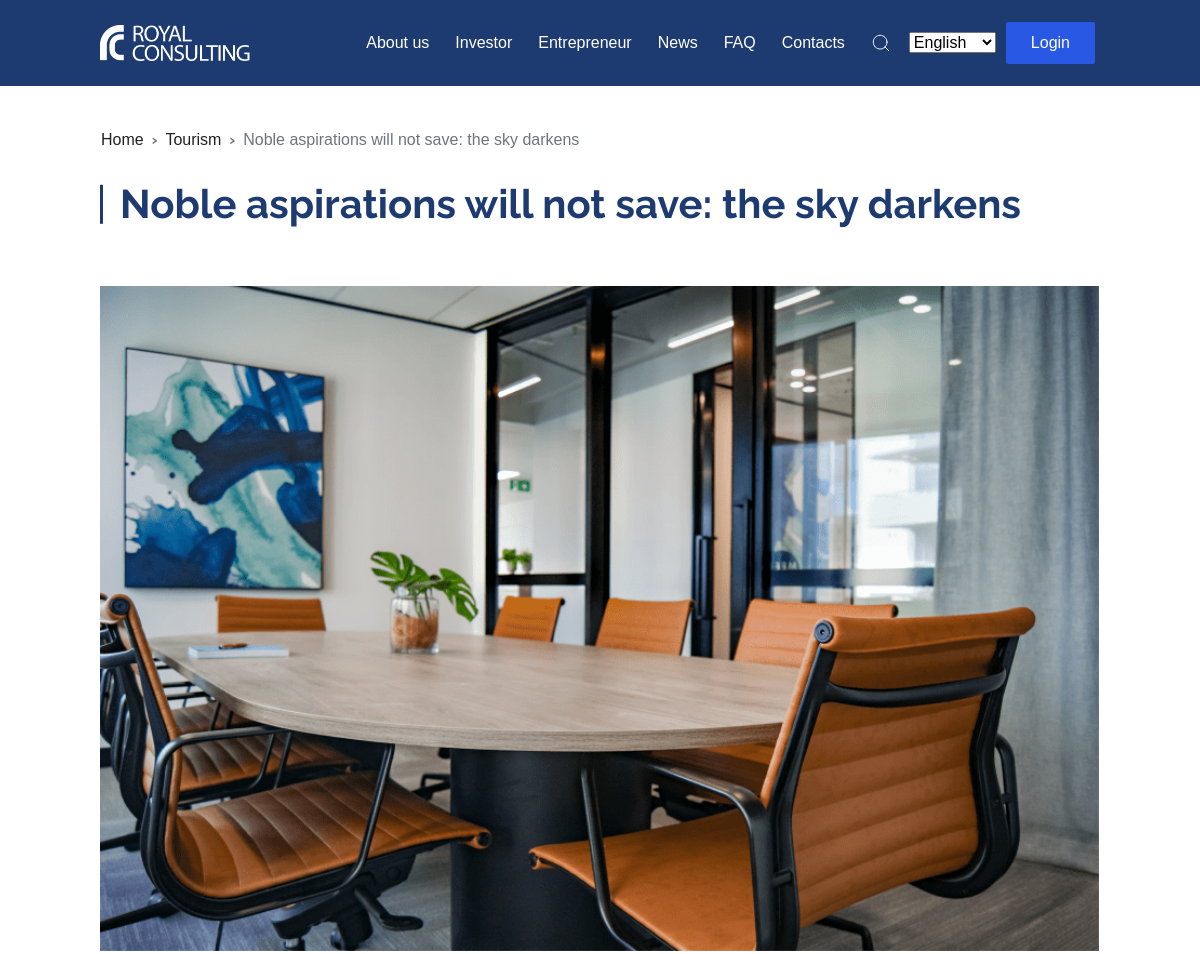
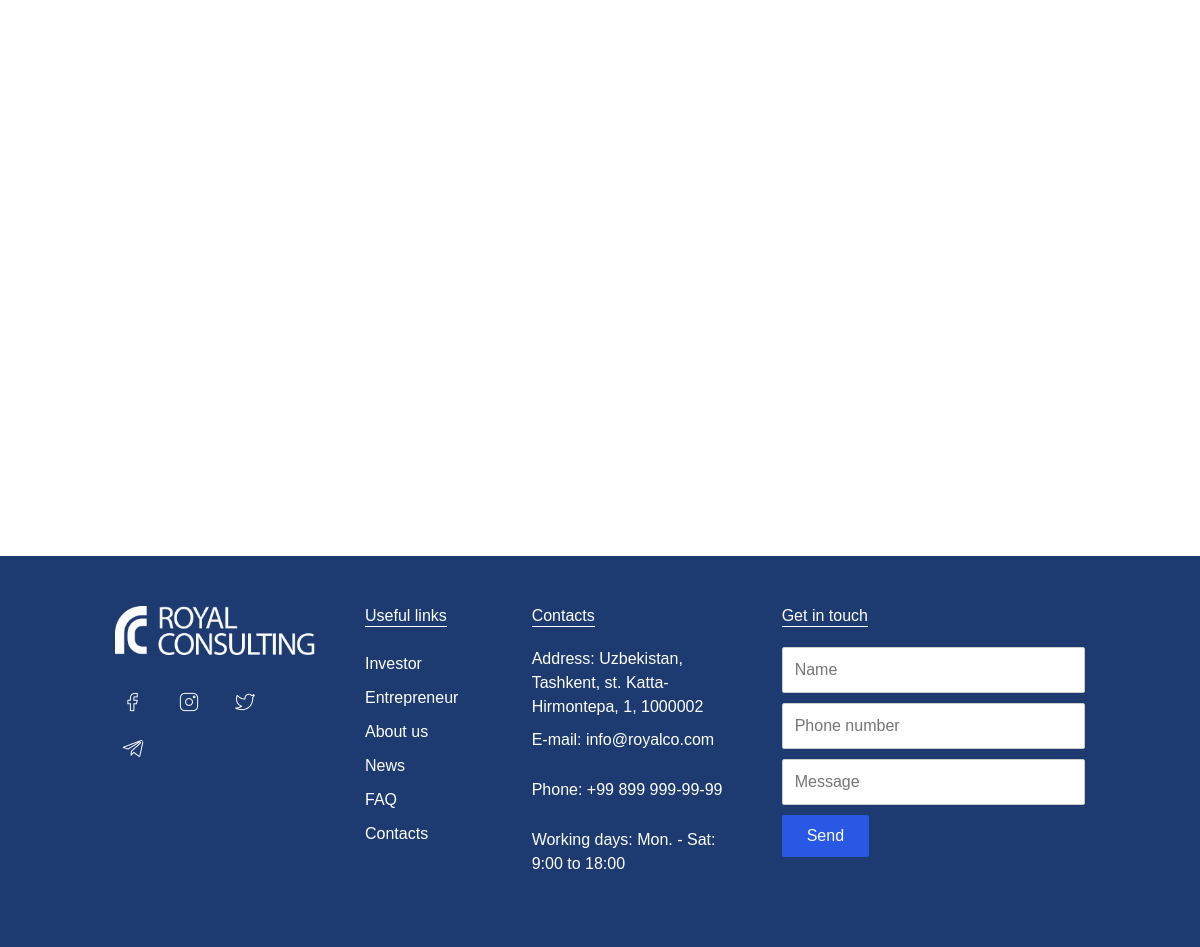
Page /en/info/news/807-6923/ on the committed database (2 pictures, top to bottom).
### infopages/models.py (models this page shows, shortened)
class NewsModel(models.Model):
    title = models.CharField(max_length=500, null=True, blank=True)
    body = RichTextField(null=True, blank=True)
    little_image = models.ImageField(upload_to=upload_location, null=True, blank=True)
    main_image = models.ImageField(upload_to=upload_location, null=True, blank=True)
    date_published = models.DateTimeField(auto_now_add=True, verbose_name="date published")
    slug = models.SlugField(blank=True, unique=True)
    class Meta:
        ordering = ['-date_published']
    @property
    def mainimageURL(self):
        try:
            url = self.main_image.url
        except:
            url = ''
        return url

### infopages/views.py (the view)
# urls.py: path('news/<slug>/', detail_news_view, name="news-detail"),
def detail_news_view(request, slug):
    context = {}
    posts = get_object_or_404(NewsModel, slug=slug)
    context['posts'] = posts
    return render(request, 'pages/news_detail.html', context)

### infopages/templates/pages/news_detail.html (shortened to what this page needs)
{% extends 'base.html' %}
{% load static %}
{% load i18n %}
{% block content %}
    <section class="px-100 about">
        <div class="row">
            <ul class="breadcrumb">
                <li class="breadcrumb-item"><a href="#">Home</a></li>
                <li class="breadcrumb-item"><a href="#">Tourism</a></li>
                <li class="breadcrumb-item active">{{ posts.title }}</li>
            </ul>
        </div>
        <div class="row animation">
            <div class="col-lg-12 animation_top">
                <h1 class="section-title">{{ posts.title }}</h1>
                <img src="{{posts.mainimageURL}}" class="w-100 mt-50" alt="">
            </div>
        </div>
    </section>
{% endblock %}

### static/css/style.css (style rules this page uses)
* { margin: 0; -webkit-box-sizing: border-box; box-sizing: border-box; }
html, body { width: 100%; height: 100%; margin: 0; padding: 0; font-family: "Raleway", "Arial"; }
a { text-decoration: none !important; color: #222222; }
.px-100 { padding: 0 100px; }
.section-title { font-weight: bold; color: #1d3b70; position: relative; margin-left: 20px; }
.section-title::before { position: absolute; left: -20px; width: 3px; height: 80%; top: 50%; -webkit-transform: translateY(-50%); transform: translateY(-50%); content: ""; background: #1d3b70; }
.animation { -webkit-transition: all 0.1s; transition: all 0.1s; opacity: 0; }
.mt-50 { margin-top: 50px; }
.breadcrumb { background: none; margin-top: 30px; }
.breadcrumb .breadcrumb-item + .breadcrumb-item::before { content: "\203A"; font-size: 16px; font-weight: bold; }

### rows in the picture
NewsModel: title "Noble aspirations will not save: the sky darkens", mainimageURL (picture)

### other values in the picture
form field language "English"
